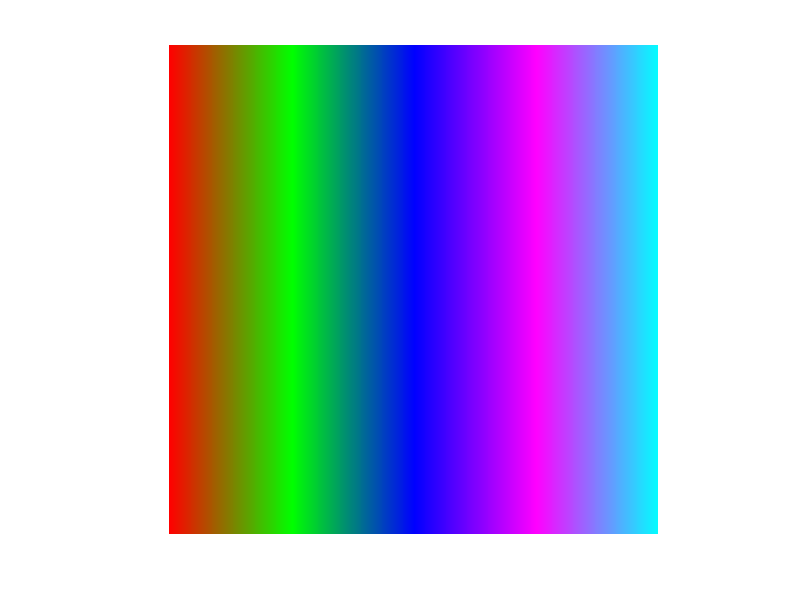

MATLAB code for this plot:
%% -- DCR-MOD A: CIGNOLI PROGRAM --
% Author: Federico Cignoli
% Created: November 2023
%
% Objective: Create a custom color gradient
%
% Description:
% Given a predefined number of randomly chosen colors (6), the user selects
% the desired number of colors to use.
% 3D arrays are created to store the RGB values of each chosen color.
% Subsequently, the interpolation function begins its process with
% the previously considered colors, creating the so-called
% 'smoothing' between colors.
% Finally, the end result is displayed.
%
% Input:
% - nColors: the number of colors to be used.
%
% Output:
% - rgbMatrix: matrix representing the final 'smoothing.'
%
% Notes:
%   - If you want to use more than 6 colors, you need to
%     add a vector of length 3 representing a color in
%     RGB format, and you must also add a 3D array referring to the RGB values
%     of that color added just before.
%

% Clear the command window and workspace
clc;
clear;

% Prompt the user to enter the number of colors desired
nColors = input('Enter the number of colors you want to use: ');

% Check if the entered number of colors is valid
if nColors == 1
    % Display an error message and prompt the user again
    disp('Error: not enough colors!!.');
    nColors = input('Enter the number of colors you want to use: ');
end

% Calculate the number of columns based on the chosen number of colors
nColumns = nColors - 1;

% Set the size of each color section
dimSezione = 128;
n = dimSezione * nColumns;

% Initialize a matrix to store RGB values for each pixel
rgbMatrix = zeros(n, n, 3, 'uint8');

% Define 6 colors: red, green, blue, magenta, cyan, white
r = [255, 0, 0];
g = [0, 255, 0];
b = [0, 0, 255];
m = [255, 0, 255];
c = [0, 255, 255];
w = [255, 255, 255];


% Create a 3D matrix to store the RGB values for each color
v(:,:,1) = r;
v(:,:,2) = g;
v(:,:,3) = b;
v(:,:,4) = m;
v(:,:,5) = c;
v(:,:,6) = w;


% Define a function for linear interpolation between two colors
fun = @(x, dim, col1, col2) (x / dim) * col2 + (1 - (x / dim)) * col1;

% Initialize variables for gradient calculation
a = 1;

% Loop through each column to generate the color gradient
for x = 1:nColumns
    % Calculate the start and end indices for the current color section
    a = ((x - 1) * dimSezione) + 1; % +1 because the array starts from 1, not 0
    b = (x * dimSezione);
    
    % Loop through each pixel in the current color section
    for i = 1:n
        for j = a:b
            % Interpolate RGB values using the defined function
            rgbMatrix(i, j, 1) = fun(j - a, dimSezione, v(:, 1, x), v(:, 1, x + 1));
            rgbMatrix(i, j, 2) = fun(j - a, dimSezione, v(:, 2, x), v(:, 2, x + 1));
            rgbMatrix(i, j, 3) = fun(j - a, dimSezione, v(:, 3, x), v(:, 3, x + 1));
        end
    end
end

% Show the result
imshow(rgbMatrix, 'InitialMagnification', 'fit');



%+1 because the array starts from 1, not 0

%j è la mia colonna pixel dove sono arrivato, devo poi togliere A che è la
%sezione da 0 a dove sono quindi trovo il numero di pixel della sezione
%corrente a cui sono arrivato